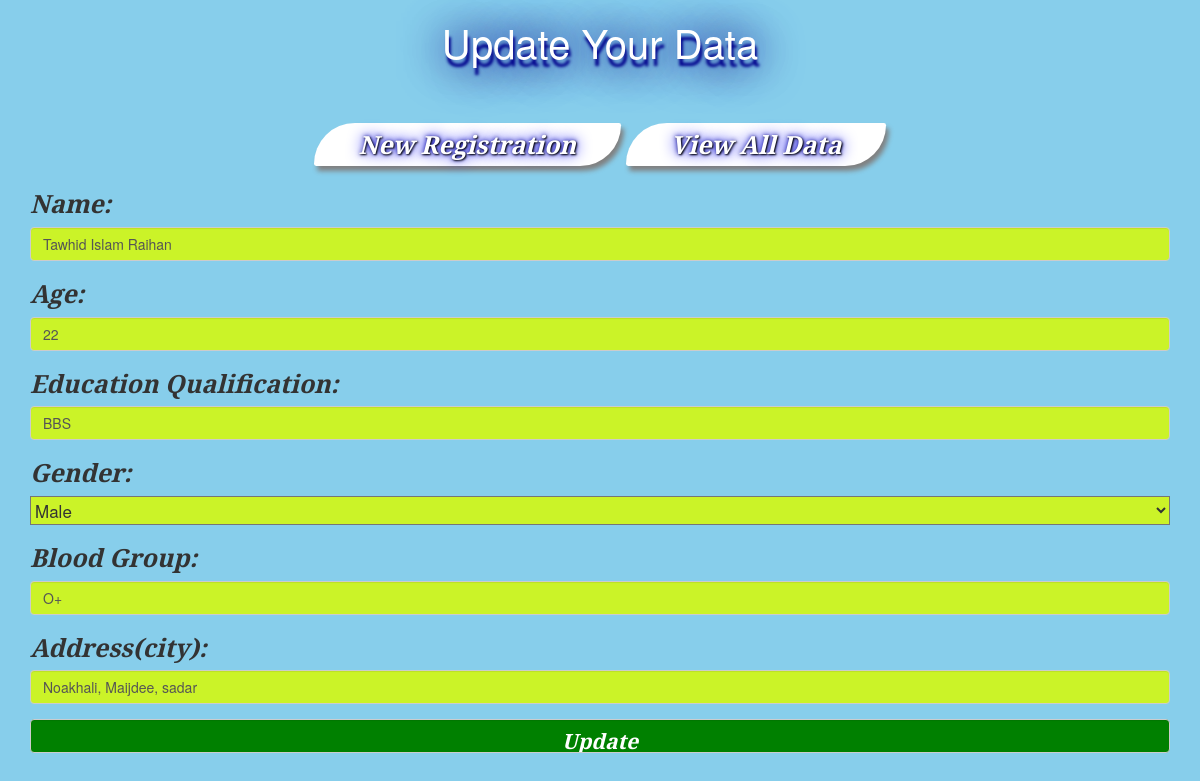
The page /edit.php?editid=4 on the database its author committed.
### tables this page shows
CREATE TABLE `student` (
  `id` int(11) NOT NULL,
  `name` varchar(255) NOT NULL,
  `age` int(11) NOT NULL,
  `education` varchar(255) NOT NULL,
  `gender` varchar(255) NOT NULL,
  `blood` varchar(255) NOT NULL,
  `address` varchar(255) NOT NULL
);

### lib/Database.php (called while the page is built, shortened)
<?php
class Database {
	public $host 	= DB_HOST;
	public $user 	= DB_USER;
	public $pass 	= DB_PASS;
	public $dbname  = DB_NAME;
	public $link;
	public function connectDB(){
		$this->link = new mysqli($this->host,$this->user,$this->pass,$this->dbname);
	}
	public function select($receive){
		$select = $this->link->query($receive) or die($this->link->error.__Line__);
		if($select->num_rows > 0){
			return $select;
		}else{
			return false;
		}
	}
}
?>

### lib/Dataprocessing2.php (called while the page is built, shortened)
<?php
include 'Database.php';
$db = new database();
?>

### edit.php (the view, shortened to what this page needs)
<?php include ('lib/Dataprocessing2.php'); ?>
<!DOCTYPE html>
<html lang="en">
<head>
  <link rel="stylesheet" href="https://maxcdn.bootstrapcdn.com/bootstrap/3.3.7/css/bootstrap.min.css">
  <link rel="stylesheet" href="style.css">
</head>
<body style="background: skyblue; font-size:17px;">
  <div class="container">
    <h2 class="top1">Update Your Data</h2></br></br>
    <div class="text-center" >
      <a class="hh1 bold" href="index.php">New Registration</a>
      <a class="hh2 bold" href="view.php">View All Data</a>
    </div>
  <?php
  $editid = $_GET['editid'];
  $query = "SELECT * FROM student WHERE id='$editid'";
  $edit = $db->select($query);
  while ($result = $edit->fetch_assoc()) {
  ?>
    <form action="" method="post">
      <div class="form-group">
        <label for="usr">Name:</label>
        <input type="text" class="form-control" id="usr" name="name" value="<?php echo $result['name']; ?>" style="background:#cbf328">
      </div>
      <div class="form-group">
        <label for="age">Age:</label>
        <input type="number" class="form-control" id="age" name="age" value="<?php echo $result['age']; ?>" style="background:#cbf328">
      </div>
      <div class="form-group">
        <label for="education">Education Qualification:</label>
        <input type="text" class="form-control" id="education" name="education" value="<?php echo $result['education']; ?>" style="background:#cbf328">
      </div>
      <div class="form-group">
        <label for="gender">Gender:</label></br>
        <select name="gender" style="width: 100%; background: #cbf328;">
          <option value="Male" selected>Male</option>
        </select>
      </div>
      <div class="form-group">
        <label for="blood">Blood Group:</label>
        <input type="text" class="form-control" id="blood" name="blood" value="<?php echo $result['blood']; ?>" style="background:#cbf328">
      </div>
      <div class="form-group">
        <label for="address">Address(city):</label>
        <input type="text" class="form-control" id="address" name="address" value="<?php echo $result['address']; ?>" style="background:#cbf328">
      </div>
      <div class="form-group">
        <input type="submit" class="form-control hover2" id="submit" value="Update" name="submit" style="background: green; color: #fff; font-size:16px;">
      </div>
    </form>
  <?php } ?>
  </div>
</body>
</html>

### style.css (style rules this page uses)
.bold { font-weight: bold; }
.hover2 { background: green !important; color: #fff !important; font-size: 21px !important; font-style: italic; font-weight: bold; transition: all 0.5s ease !important; font-family: 'Crimson Text', serif; }
.top1 { text-shadow: 2px 7px 3px darkblue, 0px 0px 1em darkblue, 0px 5px 1.2em darkblue; color: #FFF; font-size: 40px; text-align: center; }
.hh1,.hh2 { background-color:#fff; color:#fff; display:inline-block; font-size:25px; font-style: italic; padding: 4px 45px; border-radius: 95px 5px; box-shadow: 3px 5px 5px grey; text-shadow: 1px 1px 2px black, 0 0 15px blue, 0 0 5px darkblue; font-family: 'Crimson Text', serif; }
label { font-family: 'Crimson Text', serif; font-style: italic; font-size: 25px; }

### rows shown on the page
student: name "Tawhid Islam Raihan", age "22", education "BBS", blood "O+", address "Noakhali, Maijdee, sadar"
